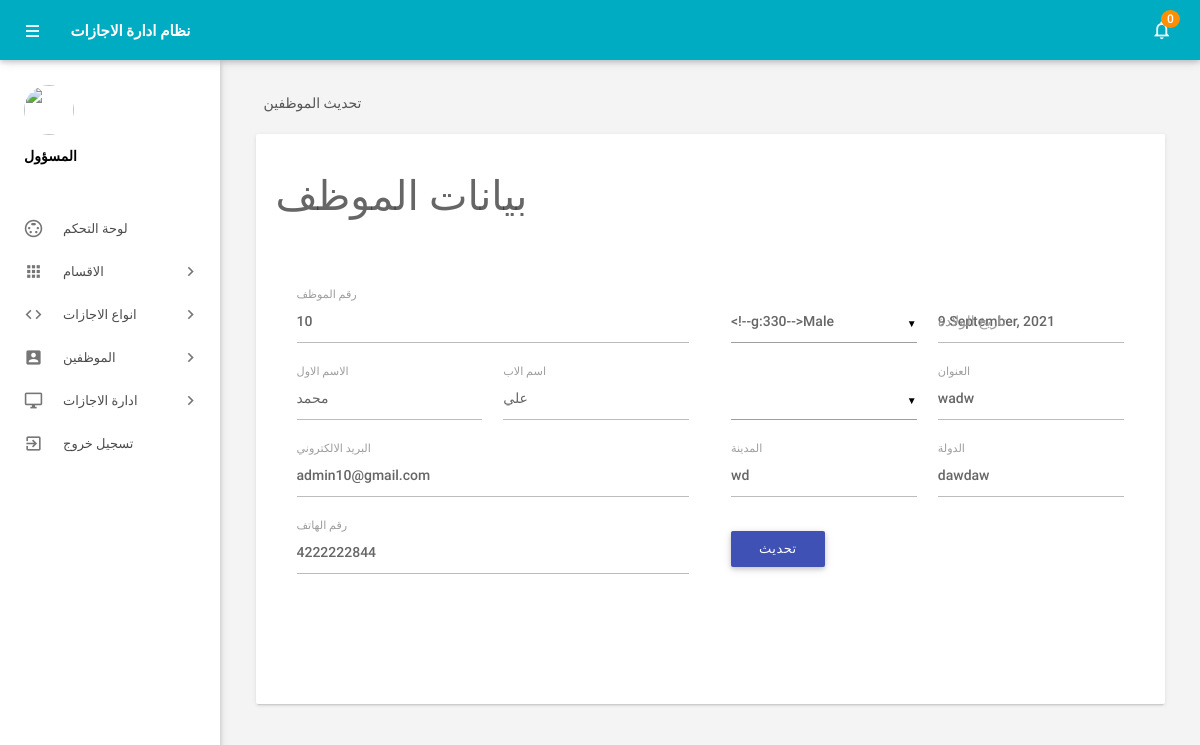
Page /admin/editemployee.php?empid=6 (signed in) on the committed database.
### tables this page shows
CREATE TABLE `tblemployees` (
  `id` int(11) NOT NULL,
  `EmpId` varchar(100) NOT NULL,
  `FirstName` varchar(150) NOT NULL,
  `LastName` varchar(150) NOT NULL,
  `EmailId` varchar(200) NOT NULL,
  `Password` varchar(180) NOT NULL,
  `Gender` varchar(100) NOT NULL,
  `Dob` varchar(100) NOT NULL,
  `Department` varchar(255) NOT NULL,
  `Address` varchar(255) NOT NULL,
  `City` varchar(200) NOT NULL,
  `Country` varchar(150) NOT NULL,
  `Phonenumber` char(11) NOT NULL,
  `Status` int(1) NOT NULL,
  `RegDate` timestamp NOT NULL DEFAULT current_timestamp()
);

### admin/editemployee.php (the view, shortened to what this page needs)
<?php
include('includes/config.php');
if(strlen($_SESSION['alogin'])==0)
    {
header('location:index.php');
}
else{
    ?>
<!DOCTYPE html>
<html lang="en">
    <head>
        <link type="text/css" rel="stylesheet" href="../assets/plugins/materialize/css/materialize.min.css"/>
        <link href="../assets/plugins/material-preloader/css/materialPreloader.min.css" rel="stylesheet">
        <link href="../assets/css/alpha.min.css" rel="stylesheet" type="text/css"/>
        <link href="../assets/css/custom.css" rel="stylesheet" type="text/css"/>
    </head>
    <body>
  <?php include('includes/header.php');?>
       <?php include('includes/sidebar.php');?>
   <main class="mn-inner">
                <div class="row">
                    <div class="col s12">
                        <div class="page-title">تحديث الموظفين</div>
                    </div>
                    <div class="col s12 m12 l12">
                        <div class="card">
                            <div class="card-content">
                                <form id="example-form" method="post" name="updatemp">
                                    <div>
                                        <h3>بيانات الموظف</h3>
                                        <section>
                                            <div class="wizard-content">
                                                <div class="row">
                                                    <div class="col m6">
                                                        <div class="row">
<?php
$eid=intval($_GET['empid']);
$sql = "SELECT * from  tblemployees where id=:eid";
$query = $dbh -> prepare($sql);
$query -> bindParam(':eid',$eid, PDO::PARAM_STR);
$query->execute();
$results=$query->fetchAll(PDO::FETCH_OBJ);
if($query->rowCount() > 0)
{
foreach($results as $result)
{               ?>
 <div class="input-field col  s12">
<label for="empcode">رقم الموظف</label>
<input  name="empcode" id="empcode" value="<?php echo htmlentities($result->EmpId);?>" type="text" autocomplete="off" readonly required>
</div>
<div class="input-field col m6 s12">
<label for="firstName">الاسم الاول</label>
<input id="firstName" name="firstName" value="<?php echo htmlentities($result->FirstName);?>"  type="text" required>
</div>
<div class="input-field col m6 s12">
<label for="lastName">اسم الاب</label>
<input id="lastName" name="lastName" value="<?php echo htmlentities($result->LastName);?>" type="text" autocomplete="off" required>
</div>
<div class="input-field col s12">
<label for="email">البريد الالكتروني</label>
<input  name="email" type="email" id="email" value="<?php echo htmlentities($result->EmailId);?>" readonly autocomplete="off" required>
</div>
<div class="input-field col s12">
<label for="phone">رقم الهاتف</label>
<input id="phone" name="mobileno" type="tel" value="<?php echo htmlentities($result->Phonenumber);?>" maxlength="10" autocomplete="off" required>
 </div>
</div>
</div>
<div class="col m6">
<div class="row">
<div class="input-field col m6 s12">
</div>
<div class="input-field col m6 s12">
<label for="birthdate">تاريخ الولادة</label>
<input id="birthdate" name="dob"  class="datepicker" value="<?php echo htmlentities($result->Dob);?>" >
</div>
<div class="input-field col m6 s12">
</div>
<div class="input-field col m6 s12">
<label for="address">العنوان</label>
<input id="address" name="address" type="text"  value="<?php echo htmlentities($result->Address);?>" autocomplete="off" required>
</div>
<div class="input-field col m6 s12">
<label for="city">المدينة</label>
<input id="city" name="city" type="text"  value="<?php echo htmlentities($result->City);?>" autocomplete="off" required>
 </div>
<div class="input-field col m6 s12">
<label for="country">الدولة</label>
<input id="country" name="country" type="text"  value="<?php echo htmlentities($result->Country);?>" autocomplete="off" required>
</div>
<?php }}?>
<div class="input-field col s12">
<button type="submit" name="update"  id="update" class="waves-effect waves-light btn indigo m-b-xs">تحديث</button>
</div>
                                                        </div>
                                                    </div>
                                                </div>
                                            </div>
                                        </section>
                                    </div>
                                </form>
                            </div>
                        </div>
                    </div>
                </div>
            </main>
        </div>
        <div class="left-sidebar-hover"></div>
    </body>
</html>
<?php } ?>

### rows in the picture
tblemployees: empcode "10", firstName "محمد", lastName "علي", email "admin10@gmail.com", mobileno "4222222844", dob "9 September, 2021", address "wadw", city "wd", country "dawdaw"

### other values in the picture
$unreadcount "0"
